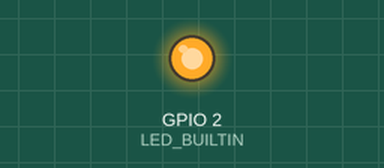
Recording of a sketch running on a simulated ESP8266 (NodeMCU). Shown: output pins drawn as LEDs (lit = HIGH, except the on-board LED, lit = LOW).

Above: at 0.15 s.
At 2.8 s:
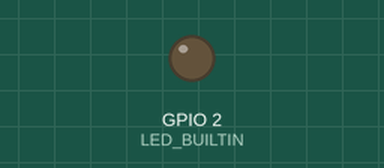
Timing chart, 0 to 6.9 s (numbered marks = the images above):
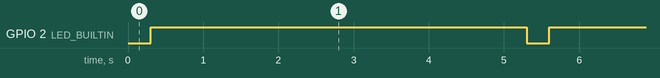

The sketch:

irrigation_server.ino
```cpp
#include <ESP8266WiFi.h>
#include <Arduino.h>
#include <ESPAsyncTCP.h>
#include <ESPAsyncWebServer.h>

const char *ssid = "IoT Irrigation";
const char *password = "IIS-2023";

AsyncWebServer server(80);

const char index_html[] PROGMEM = R"rawliteral(
 <!DOCTYPE html>
<html lang="en">
<head>
    <meta charset="UTF-8">
    <meta http-equiv="X-UA-Compatible" content="IE=edge">
    <meta name="viewport" content="width=device-width, initial-scale=1.0">
    <title>IoT Irrigation System</title>
    <style>
        body {
            text-align: center;
            font-family: Arial, sans-serif;
            background-color: #f2f2f2;
            margin: 0;
        }

        main {
            position: absolute;
            top: 0;
            right: 0;
            bottom: 0;
            left: 0;
            padding: 0 20%;
            display: flex;
            flex-direction: column;
            justify-content: center;
            align-items: center;
        }

        h1 {
            color: #1b9652;
            margin-bottom: 1rem;
        }

        .params-container {
            display: flex;
            width: 100%;
            gap: 1rem;
            margin-block: 1rem;
            margin-bottom: 2rem;
            justify-content: center;
        }

        .params {
            border: 1px solid #ccc;
            padding: 1rem;
            border-radius: 6px;
            display: flex;
            flex-direction: column;
            align-items: center;
            justify-content: space-between;
            gap: 1rem;
            background-color: #ffffff;
            box-shadow: 0px 2px 6px rgba(0, 0, 0, 0.1);
            transition: transform 0.2s ease-in-out;
        }

        .params:hover {
            transform: translateY(-5px);
        }

        .param-value {
            width: 100%;
            padding: 0.5rem;
            font-weight: 600;
            text-align: center;
            border: none;
            background-color: #ffffff;
            outline: none;
            color: #333;
        }

        @media only screen and (max-width: 780px) {
            main {
                padding: 0;
                padding: 1rem;
            }
            .param {
                width: 100%;
            }
        }
    </style>
</head>
<body>
    <main>
        <h1>IoT-Based Irrigation System</h1>
        <div class="params-container">
            <div class="params">
                Flow Rate (cm^3/S)
                <input
                    title="Flow Rate"
                    disabled
                    id="rate"
                    class="param-value"
                    value="0.00"
                />
            </div>
            <div class="params">
                Battery Voltage (V)
                <input
                    title="Battery Voltage"
                    disabled
                    id="vbatt"
                    class="param-value"
                    value="0.00"
                />
            </div>
            <div class="params">
                Volume (cm^3)
                <input
                    title="Volume"
                    disabled
                    id="volume"
                    class="param-value"
                    value="0.00"
                />
            </div>
            <div class="params">
                Water-Level
                <input
                    title="Water Level"
                    disabled
                    id="wlevel"
                    class="param-value"
                    value="LOW"
                />
            </div>
        </div>
    </main>

    <script lang="text/javascript">
        let flo = document.getElementById('rate');
        let vba = document.getElementById('vbatt');
        let vol = document.getElementById('volume');
        let lvl = document.getElementById('wlevel');

        function getPayLoad() {
            var xhttp = new XMLHttpRequest();
            xhttp.onreadystatechange = function() {
                if (this.readyState == 4 && this.status == 200) {
                    let payLoad = JSON.parse(this.responseText);
                    flo.setAttribute('value', payLoad.flo);
                    vba.setAttribute('value', payLoad.vba);
                    vol.setAttribute('value', payLoad.vol);
                    lvl.setAttribute('value', payLoad.lvl);
                }
            };
            xhttp.open("GET", "/get-data", true);
            xhttp.send();
        }
        getPayLoad();
        setInterval(getPayLoad, 1500);
    </script>
</body>
</html>
)rawliteral";


String data_buffer = "", ser_buf = "";
unsigned long last_millis = 0;

class Blinker
{
    int ledPin;
    long onTime;
    long offTime;

    int ledState;
    unsigned long previousMillis;
    unsigned long currentMillis;

public:
    Blinker(int pin, long on, long off)
    {
        ledPin = pin;
        pinMode(ledPin, OUTPUT);

        onTime = on;
        offTime = off;
        ledState = LOW;
        previousMillis = 0;
    }
    void Update()
    {
        currentMillis = millis();
        if ((ledState == HIGH) && (currentMillis - previousMillis >= onTime))
        {
            ledState = LOW;
            previousMillis = currentMillis;
            digitalWrite(ledPin, ledState);
        }
        else if ((ledState == LOW) && (currentMillis - previousMillis >= offTime))
        {
            ledState = HIGH;
            previousMillis = currentMillis;
            digitalWrite(ledPin, ledState);
        }
    }
};

Blinker statusLed(LED_BUILTIN, 5000, 300);

void setup()
{
    Serial.begin(9600);
    pinMode(LED_BUILTIN, OUTPUT);
    WiFi.softAP(ssid, password);
    IPAddress IP = WiFi.softAPIP();

    data_buffer.reserve(64);
    ser_buf.reserve(32);

    server.on("/", HTTP_GET, [](AsyncWebServerRequest *request)
              { request->send_P(200, "text/html", index_html); });

    server.on("/get-data", HTTP_GET, [](AsyncWebServerRequest *request)
              { request->send_P(200, "text/plain", data_buffer.c_str()); });

    server.begin();
}

void loop()
{
    statusLed.Update();
    if (Serial.available())
    {
        while (Serial.available() > 0)
        {
            delay(3);
            char c = Serial.read();
            ser_buf += c;
        }
    }
    if (ser_buf.length() > 0)
    {
        ser_buf.trim();
        data_buffer = ser_buf;
        ser_buf = "";
    }
}
```

Measured:
- by itself, GPIO 2 (LED_BUILTIN): alternates HIGH for 5.0 s and LOW for 0.30 s
